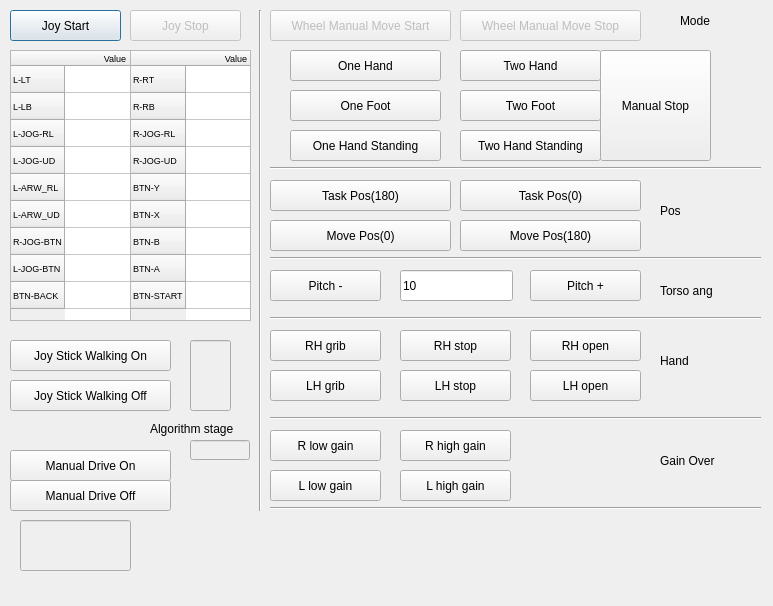
<?xml version="1.0" encoding="UTF-8"?>
<ui version="4.0">
 <class>JoyStickDialog</class>
 <widget class="QDialog" name="JoyStickDialog">
  <property name="geometry">
   <rect>
    <x>0</x>
    <y>0</y>
    <width>773</width>
    <height>606</height>
   </rect>
  </property>
  <property name="windowTitle">
   <string>Dialog</string>
  </property>
  <widget class="QPushButton" name="JOY_BTN_START">
   <property name="geometry">
    <rect>
     <x>10</x>
     <y>10</y>
     <width>111</width>
     <height>31</height>
    </rect>
   </property>
   <property name="text">
    <string>Joy Start</string>
   </property>
  </widget>
  <widget class="QPushButton" name="JOY_BTN_STOP">
   <property name="enabled">
    <bool>false</bool>
   </property>
   <property name="geometry">
    <rect>
     <x>130</x>
     <y>10</y>
     <width>111</width>
     <height>31</height>
    </rect>
   </property>
   <property name="text">
    <string>Joy Stop</string>
   </property>
  </widget>
  <widget class="QTableWidget" name="JOY_TABLE_INFO_LEFT">
   <property name="geometry">
    <rect>
     <x>10</x>
     <y>50</y>
     <width>121</width>
     <height>271</height>
    </rect>
   </property>
   <property name="font">
    <font>
     <pointsize>7</pointsize>
    </font>
   </property>
   <attribute name="horizontalHeaderMinimumSectionSize">
    <number>8</number>
   </attribute>
   <attribute name="verticalHeaderDefaultSectionSize">
    <number>27</number>
   </attribute>
   <attribute name="verticalHeaderMinimumSectionSize">
    <number>10</number>
   </attribute>
   <row>
    <property name="text">
     <string>L-LT</string>
    </property>
   </row>
   <row>
    <property name="text">
     <string>L-LB</string>
    </property>
   </row>
   <row>
    <property name="text">
     <string>L-JOG-RL</string>
    </property>
   </row>
   <row>
    <property name="text">
     <string>L-JOG-UD</string>
    </property>
   </row>
   <row>
    <property name="text">
     <string>L-ARW_RL</string>
    </property>
   </row>
   <row>
    <property name="text">
     <string>L-ARW_UD</string>
    </property>
   </row>
   <row>
    <property name="text">
     <string>R-JOG-BTN</string>
    </property>
   </row>
   <row>
    <property name="text">
     <string>L-JOG-BTN</string>
    </property>
   </row>
   <row>
    <property name="text">
     <string>BTN-BACK</string>
    </property>
   </row>
   <column>
    <property name="text">
     <string>Value</string>
    </property>
   </column>
  </widget>
  <widget class="QTableWidget" name="JOY_TABLE_INFO_RIGHT">
   <property name="geometry">
    <rect>
     <x>130</x>
     <y>50</y>
     <width>121</width>
     <height>271</height>
    </rect>
   </property>
   <property name="font">
    <font>
     <pointsize>7</pointsize>
    </font>
   </property>
   <attribute name="horizontalHeaderMinimumSectionSize">
    <number>8</number>
   </attribute>
   <attribute name="verticalHeaderDefaultSectionSize">
    <number>27</number>
   </attribute>
   <attribute name="verticalHeaderMinimumSectionSize">
    <number>10</number>
   </attribute>
   <row>
    <property name="text">
     <string>R-RT</string>
    </property>
   </row>
   <row>
    <property name="text">
     <string>R-RB</string>
    </property>
   </row>
   <row>
    <property name="text">
     <string>R-JOG-RL</string>
    </property>
   </row>
   <row>
    <property name="text">
     <string>R-JOG-UD</string>
    </property>
   </row>
   <row>
    <property name="text">
     <string>BTN-Y</string>
    </property>
   </row>
   <row>
    <property name="text">
     <string>BTN-X</string>
    </property>
   </row>
   <row>
    <property name="text">
     <string>BTN-B</string>
    </property>
   </row>
   <row>
    <property name="text">
     <string>BTN-A</string>
    </property>
   </row>
   <row>
    <property name="text">
     <string>BTN-START</string>
    </property>
   </row>
   <column>
    <property name="text">
     <string>Value</string>
    </property>
   </column>
  </widget>
  <widget class="QPushButton" name="JOY_TAB_WHEELSTART">
   <property name="enabled">
    <bool>false</bool>
   </property>
   <property name="geometry">
    <rect>
     <x>270</x>
     <y>10</y>
     <width>181</width>
     <height>31</height>
    </rect>
   </property>
   <property name="text">
    <string>Wheel Manual Move Start</string>
   </property>
  </widget>
  <widget class="QPushButton" name="JOY_TAB_WHEELSTOP">
   <property name="enabled">
    <bool>false</bool>
   </property>
   <property name="geometry">
    <rect>
     <x>460</x>
     <y>10</y>
     <width>181</width>
     <height>31</height>
    </rect>
   </property>
   <property name="text">
    <string>Wheel Manual Move Stop</string>
   </property>
  </widget>
  <widget class="QPushButton" name="MANUAL_BTN_START">
   <property name="enabled">
    <bool>true</bool>
   </property>
   <property name="geometry">
    <rect>
     <x>290</x>
     <y>50</y>
     <width>151</width>
     <height>31</height>
    </rect>
   </property>
   <property name="text">
    <string>One Hand</string>
   </property>
  </widget>
  <widget class="QPushButton" name="MANUAL_BTN_STOP">
   <property name="enabled">
    <bool>true</bool>
   </property>
   <property name="geometry">
    <rect>
     <x>600</x>
     <y>50</y>
     <width>111</width>
     <height>111</height>
    </rect>
   </property>
   <property name="text">
    <string>Manual Stop</string>
   </property>
  </widget>
  <widget class="QPushButton" name="MANUAL_BTN_GOTOTASKPOSE_0">
   <property name="enabled">
    <bool>true</bool>
   </property>
   <property name="geometry">
    <rect>
     <x>460</x>
     <y>180</y>
     <width>181</width>
     <height>31</height>
    </rect>
   </property>
   <property name="text">
    <string>Task Pos(0)</string>
   </property>
  </widget>
  <widget class="QPushButton" name="MANUAL_BTN_GOTOTASKPOSE_180">
   <property name="enabled">
    <bool>true</bool>
   </property>
   <property name="geometry">
    <rect>
     <x>270</x>
     <y>180</y>
     <width>181</width>
     <height>31</height>
    </rect>
   </property>
   <property name="text">
    <string>Task Pos(180)</string>
   </property>
  </widget>
  <widget class="QPushButton" name="MANUAL_BTN_GOTOMOVEPOSE_0">
   <property name="enabled">
    <bool>true</bool>
   </property>
   <property name="geometry">
    <rect>
     <x>270</x>
     <y>220</y>
     <width>181</width>
     <height>31</height>
    </rect>
   </property>
   <property name="text">
    <string>Move Pos(0)</string>
   </property>
  </widget>
  <widget class="QPushButton" name="MANUAL_BTN_GOTOMOVEPOSE_180">
   <property name="enabled">
    <bool>true</bool>
   </property>
   <property name="geometry">
    <rect>
     <x>460</x>
     <y>220</y>
     <width>181</width>
     <height>31</height>
    </rect>
   </property>
   <property name="text">
    <string>Move Pos(180)</string>
   </property>
  </widget>
  <widget class="Line" name="line">
   <property name="geometry">
    <rect>
     <x>250</x>
     <y>10</y>
     <width>20</width>
     <height>501</height>
    </rect>
   </property>
   <property name="orientation">
    <enum>Qt::Vertical</enum>
   </property>
  </widget>
  <widget class="Line" name="line_2">
   <property name="geometry">
    <rect>
     <x>270</x>
     <y>160</y>
     <width>491</width>
     <height>16</height>
    </rect>
   </property>
   <property name="orientation">
    <enum>Qt::Horizontal</enum>
   </property>
  </widget>
  <widget class="Line" name="line_3">
   <property name="geometry">
    <rect>
     <x>270</x>
     <y>250</y>
     <width>491</width>
     <height>16</height>
    </rect>
   </property>
   <property name="orientation">
    <enum>Qt::Horizontal</enum>
   </property>
  </widget>
  <widget class="QPushButton" name="MANUAL_HP_PLUS">
   <property name="geometry">
    <rect>
     <x>530</x>
     <y>270</y>
     <width>111</width>
     <height>31</height>
    </rect>
   </property>
   <property name="text">
    <string>Pitch +</string>
   </property>
  </widget>
  <widget class="QPushButton" name="MANUAL_HP_MINUS">
   <property name="geometry">
    <rect>
     <x>270</x>
     <y>270</y>
     <width>111</width>
     <height>31</height>
    </rect>
   </property>
   <property name="text">
    <string>Pitch -</string>
   </property>
  </widget>
  <widget class="Line" name="line_4">
   <property name="geometry">
    <rect>
     <x>270</x>
     <y>310</y>
     <width>491</width>
     <height>16</height>
    </rect>
   </property>
   <property name="orientation">
    <enum>Qt::Horizontal</enum>
   </property>
  </widget>
  <widget class="QLineEdit" name="MANUAL_HP_ANGLE">
   <property name="geometry">
    <rect>
     <x>400</x>
     <y>270</y>
     <width>113</width>
     <height>31</height>
    </rect>
   </property>
   <property name="text">
    <string>10</string>
   </property>
  </widget>
  <widget class="QPushButton" name="MANUAL_RH_GRIB">
   <property name="geometry">
    <rect>
     <x>270</x>
     <y>330</y>
     <width>111</width>
     <height>31</height>
    </rect>
   </property>
   <property name="text">
    <string>RH grib</string>
   </property>
  </widget>
  <widget class="QPushButton" name="MANUAL_RH_STOP">
   <property name="geometry">
    <rect>
     <x>400</x>
     <y>330</y>
     <width>111</width>
     <height>31</height>
    </rect>
   </property>
   <property name="text">
    <string>RH stop</string>
   </property>
  </widget>
  <widget class="QPushButton" name="MANUAL_RH_OPEN">
   <property name="geometry">
    <rect>
     <x>530</x>
     <y>330</y>
     <width>111</width>
     <height>31</height>
    </rect>
   </property>
   <property name="text">
    <string>RH open</string>
   </property>
  </widget>
  <widget class="QPushButton" name="MANUAL_LH_STOP">
   <property name="geometry">
    <rect>
     <x>400</x>
     <y>370</y>
     <width>111</width>
     <height>31</height>
    </rect>
   </property>
   <property name="text">
    <string>LH stop</string>
   </property>
  </widget>
  <widget class="QPushButton" name="MANUAL_LH_GRIB">
   <property name="geometry">
    <rect>
     <x>270</x>
     <y>370</y>
     <width>111</width>
     <height>31</height>
    </rect>
   </property>
   <property name="text">
    <string>LH grib</string>
   </property>
  </widget>
  <widget class="QPushButton" name="MANUAL_LH_OPEN">
   <property name="geometry">
    <rect>
     <x>530</x>
     <y>370</y>
     <width>111</width>
     <height>31</height>
    </rect>
   </property>
   <property name="text">
    <string>LH open</string>
   </property>
  </widget>
  <widget class="Line" name="line_5">
   <property name="geometry">
    <rect>
     <x>270</x>
     <y>410</y>
     <width>491</width>
     <height>16</height>
    </rect>
   </property>
   <property name="orientation">
    <enum>Qt::Horizontal</enum>
   </property>
  </widget>
  <widget class="QLabel" name="label">
   <property name="geometry">
    <rect>
     <x>680</x>
     <y>10</y>
     <width>81</width>
     <height>21</height>
    </rect>
   </property>
   <property name="text">
    <string>Mode</string>
   </property>
  </widget>
  <widget class="QLabel" name="label_2">
   <property name="geometry">
    <rect>
     <x>660</x>
     <y>200</y>
     <width>81</width>
     <height>21</height>
    </rect>
   </property>
   <property name="text">
    <string>Pos</string>
   </property>
  </widget>
  <widget class="QLabel" name="label_3">
   <property name="geometry">
    <rect>
     <x>660</x>
     <y>280</y>
     <width>81</width>
     <height>21</height>
    </rect>
   </property>
   <property name="text">
    <string>Torso ang</string>
   </property>
  </widget>
  <widget class="QLabel" name="label_4">
   <property name="geometry">
    <rect>
     <x>660</x>
     <y>350</y>
     <width>81</width>
     <height>21</height>
    </rect>
   </property>
   <property name="text">
    <string>Hand</string>
   </property>
  </widget>
  <widget class="QLabel" name="label_5">
   <property name="geometry">
    <rect>
     <x>660</x>
     <y>450</y>
     <width>81</width>
     <height>21</height>
    </rect>
   </property>
   <property name="text">
    <string>Gain Over</string>
   </property>
  </widget>
  <widget class="QPushButton" name="MANUAL_RARM_GAIN_OVER_START">
   <property name="geometry">
    <rect>
     <x>270</x>
     <y>430</y>
     <width>111</width>
     <height>31</height>
    </rect>
   </property>
   <property name="text">
    <string>R low gain</string>
   </property>
  </widget>
  <widget class="QPushButton" name="MANUAL_RARM_GAIN_OVER_RETURN">
   <property name="geometry">
    <rect>
     <x>400</x>
     <y>430</y>
     <width>111</width>
     <height>31</height>
    </rect>
   </property>
   <property name="text">
    <string>R high gain</string>
   </property>
  </widget>
  <widget class="QPushButton" name="MANUAL_LARM_GAIN_OVER_START">
   <property name="geometry">
    <rect>
     <x>270</x>
     <y>470</y>
     <width>111</width>
     <height>31</height>
    </rect>
   </property>
   <property name="text">
    <string>L low gain</string>
   </property>
  </widget>
  <widget class="QPushButton" name="MANUAL_LARM_GAIN_OVER_RETURN">
   <property name="geometry">
    <rect>
     <x>400</x>
     <y>470</y>
     <width>111</width>
     <height>31</height>
    </rect>
   </property>
   <property name="text">
    <string>L high gain</string>
   </property>
  </widget>
  <widget class="Line" name="line_6">
   <property name="geometry">
    <rect>
     <x>270</x>
     <y>500</y>
     <width>491</width>
     <height>16</height>
    </rect>
   </property>
   <property name="orientation">
    <enum>Qt::Horizontal</enum>
   </property>
  </widget>
  <widget class="QPushButton" name="MANUAL_BTN_TWO_HAND_START">
   <property name="enabled">
    <bool>true</bool>
   </property>
   <property name="geometry">
    <rect>
     <x>460</x>
     <y>50</y>
     <width>141</width>
     <height>31</height>
    </rect>
   </property>
   <property name="text">
    <string>Two Hand</string>
   </property>
  </widget>
  <widget class="QPushButton" name="MANUAL_BTN_FOOT_START">
   <property name="enabled">
    <bool>true</bool>
   </property>
   <property name="geometry">
    <rect>
     <x>290</x>
     <y>90</y>
     <width>151</width>
     <height>31</height>
    </rect>
   </property>
   <property name="text">
    <string>One Foot</string>
   </property>
  </widget>
  <widget class="QPushButton" name="MANUAL_BTN_TWO_FOOT_START">
   <property name="enabled">
    <bool>true</bool>
   </property>
   <property name="geometry">
    <rect>
     <x>460</x>
     <y>90</y>
     <width>141</width>
     <height>31</height>
    </rect>
   </property>
   <property name="text">
    <string>Two Foot</string>
   </property>
  </widget>
  <widget class="QPushButton" name="MANUAL_BTN_STANDING_ONE_HAND">
   <property name="enabled">
    <bool>true</bool>
   </property>
   <property name="geometry">
    <rect>
     <x>290</x>
     <y>130</y>
     <width>151</width>
     <height>31</height>
    </rect>
   </property>
   <property name="text">
    <string>One Hand Standing</string>
   </property>
  </widget>
  <widget class="QPushButton" name="MANUAL_BTN_STANDING_TWO_HAND">
   <property name="enabled">
    <bool>true</bool>
   </property>
   <property name="geometry">
    <rect>
     <x>460</x>
     <y>130</y>
     <width>141</width>
     <height>31</height>
    </rect>
   </property>
   <property name="text">
    <string>Two Hand Standing</string>
   </property>
  </widget>
  <widget class="QPushButton" name="MANUAL_BTN_DRIVE_ON">
   <property name="enabled">
    <bool>true</bool>
   </property>
   <property name="geometry">
    <rect>
     <x>10</x>
     <y>450</y>
     <width>161</width>
     <height>31</height>
    </rect>
   </property>
   <property name="text">
    <string>Manual Drive On</string>
   </property>
  </widget>
  <widget class="QPushButton" name="MANUAL_BTN_DRIVE_OFF">
   <property name="enabled">
    <bool>true</bool>
   </property>
   <property name="geometry">
    <rect>
     <x>10</x>
     <y>480</y>
     <width>161</width>
     <height>31</height>
    </rect>
   </property>
   <property name="text">
    <string>Manual Drive Off</string>
   </property>
  </widget>
  <widget class="QPushButton" name="MANUAL_BTN_JOY_WALKING_ON">
   <property name="enabled">
    <bool>true</bool>
   </property>
   <property name="geometry">
    <rect>
     <x>10</x>
     <y>340</y>
     <width>161</width>
     <height>31</height>
    </rect>
   </property>
   <property name="text">
    <string>Joy Stick Walking On</string>
   </property>
  </widget>
  <widget class="QPushButton" name="MANUAL_BTN_JOY_WALKING_OFF">
   <property name="enabled">
    <bool>true</bool>
   </property>
   <property name="geometry">
    <rect>
     <x>10</x>
     <y>380</y>
     <width>161</width>
     <height>31</height>
    </rect>
   </property>
   <property name="text">
    <string>Joy Stick Walking Off</string>
   </property>
  </widget>
  <widget class="QLineEdit" name="LE_JOYSTICK_WALKING_STATUS">
   <property name="enabled">
    <bool>false</bool>
   </property>
   <property name="geometry">
    <rect>
     <x>190</x>
     <y>340</y>
     <width>41</width>
     <height>71</height>
    </rect>
   </property>
   <property name="readOnly">
    <bool>true</bool>
   </property>
  </widget>
  <widget class="QLineEdit" name="LE_ALGORITHM_STAGE">
   <property name="enabled">
    <bool>false</bool>
   </property>
   <property name="geometry">
    <rect>
     <x>190</x>
     <y>440</y>
     <width>60</width>
     <height>20</height>
    </rect>
   </property>
   <property name="sizePolicy">
    <sizepolicy hsizetype="Fixed" vsizetype="Fixed">
     <horstretch>0</horstretch>
     <verstretch>0</verstretch>
    </sizepolicy>
   </property>
   <property name="minimumSize">
    <size>
     <width>60</width>
     <height>20</height>
    </size>
   </property>
   <property name="maximumSize">
    <size>
     <width>60</width>
     <height>20</height>
    </size>
   </property>
   <property name="font">
    <font>
     <pointsize>9</pointsize>
    </font>
   </property>
   <property name="alignment">
    <set>Qt::AlignRight|Qt::AlignTrailing|Qt::AlignVCenter</set>
   </property>
   <property name="readOnly">
    <bool>true</bool>
   </property>
  </widget>
  <widget class="QLabel" name="label_14">
   <property name="geometry">
    <rect>
     <x>150</x>
     <y>420</y>
     <width>101</width>
     <height>17</height>
    </rect>
   </property>
   <property name="text">
    <string>Algorithm stage</string>
   </property>
  </widget>
  <widget class="QLineEdit" name="LE_STEP_TIME">
   <property name="enabled">
    <bool>false</bool>
   </property>
   <property name="geometry">
    <rect>
     <x>20</x>
     <y>520</y>
     <width>111</width>
     <height>51</height>
    </rect>
   </property>
   <property name="font">
    <font>
     <pointsize>15</pointsize>
    </font>
   </property>
  </widget>
 </widget>
 <resources/>
 <connections/>
</ui>
